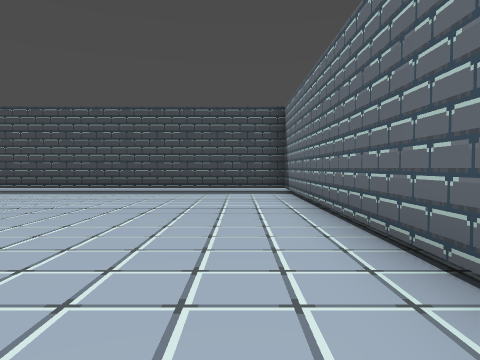
view 1 (above)

24 first-person views from a walk through a level from a Godot 3-D game. The camera is 1.3 m above the floor, tilts 2° down and sees 70° across. The floor is counted in squares, 2 m on a side. Each view is taken from the middle of a square. On the plan, view 1 faces up. The plan holds only what a view shows up to about 10 squares ahead; the rest is blank. The place goes on beyond the plan.

view 2
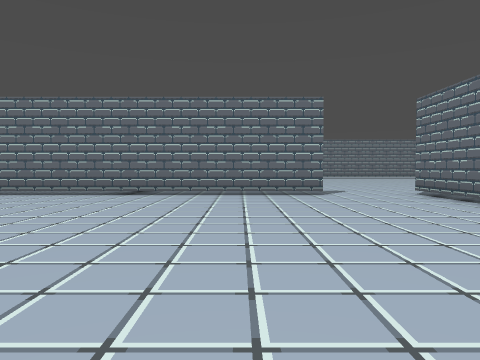

view 3
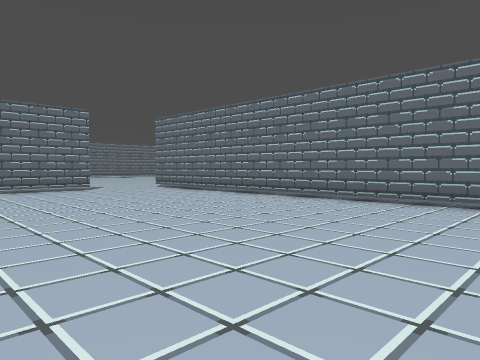

view 4
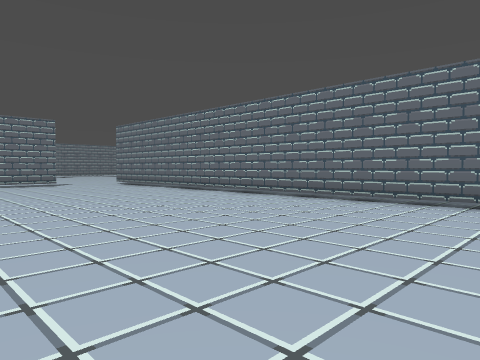

view 5
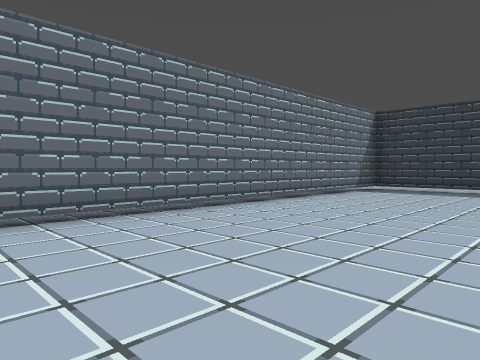

view 6
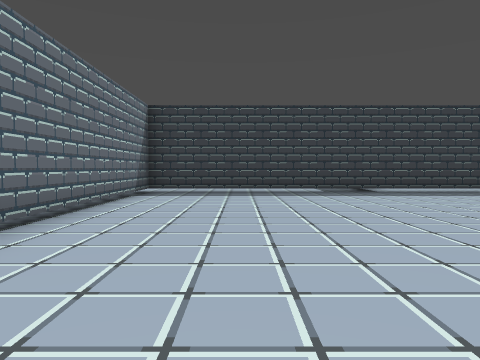

view 7
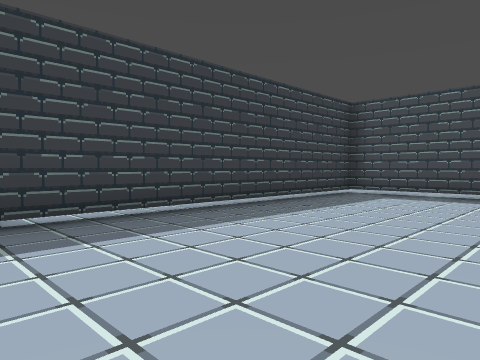

view 8
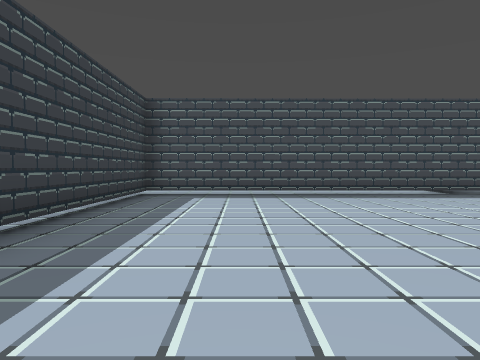

view 9
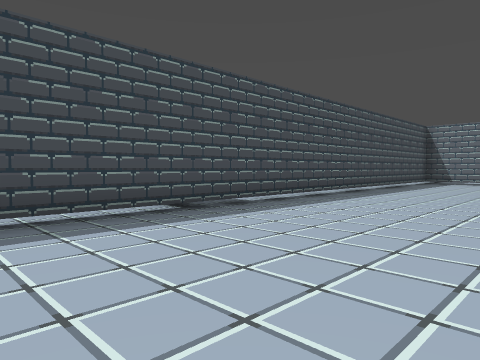

view 10
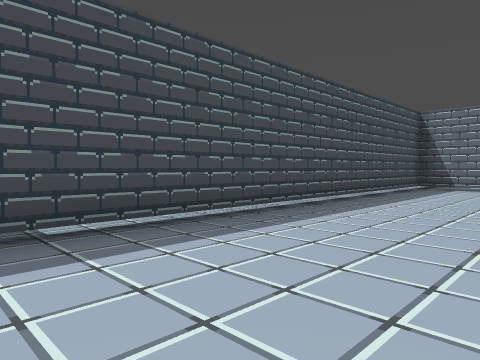

view 11
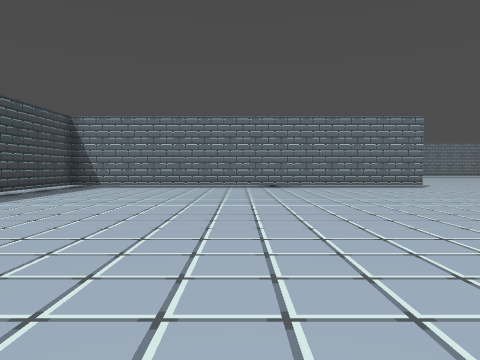

view 12
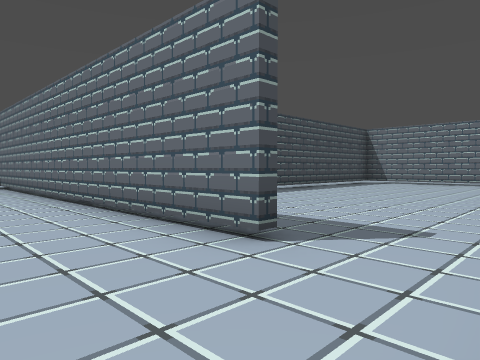

view 13
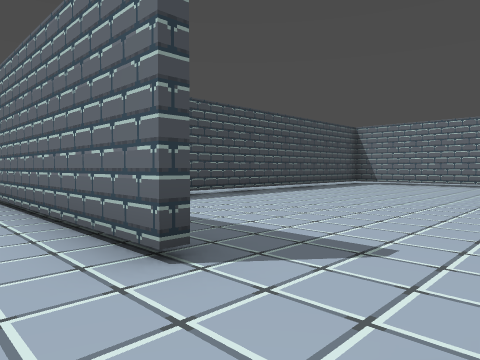

view 14
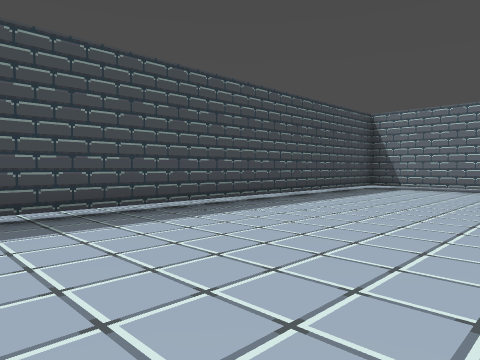

view 15
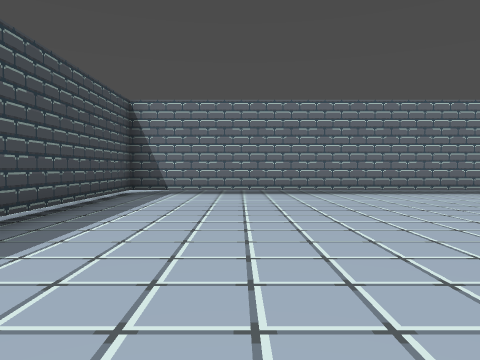

view 16
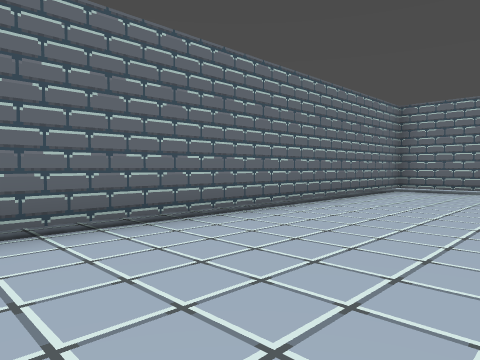

view 17
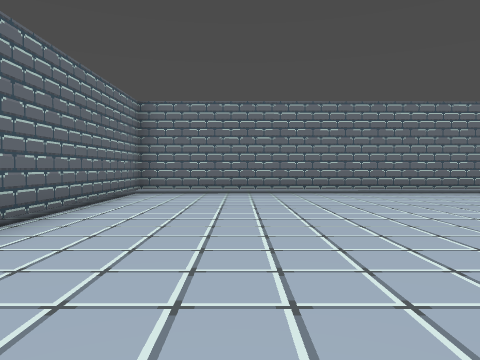

view 18
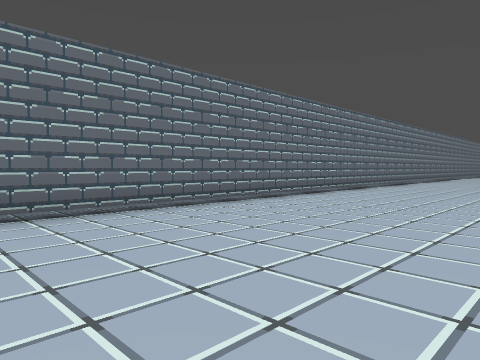

view 19
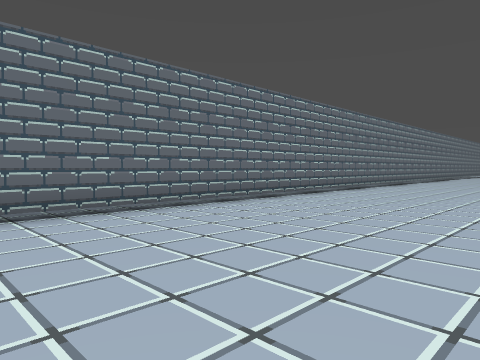

view 20
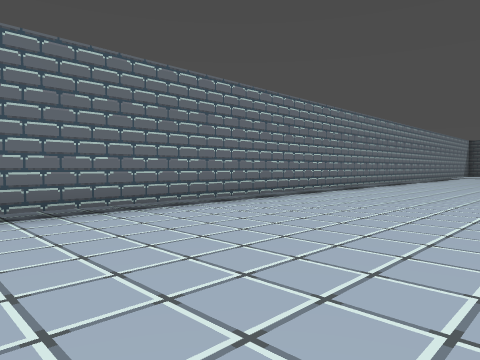

view 21
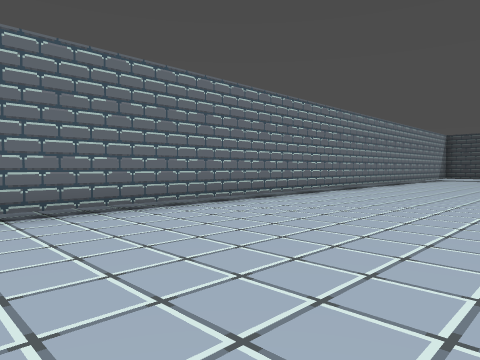

view 22
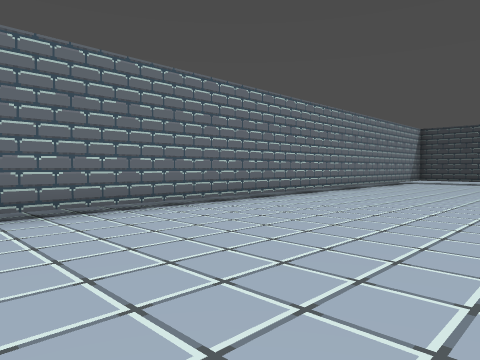

view 23
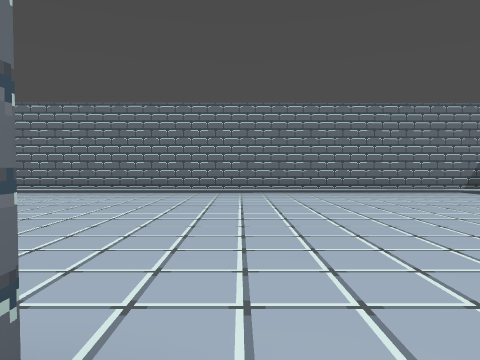

view 24
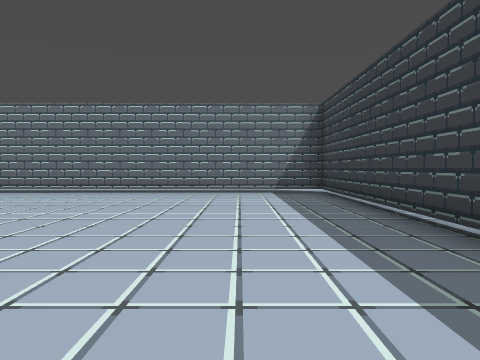

### Floor plan
Key: @ floor where view 1 was taken; # wall or solid block; . floor; T thing the floor can be seen under or through.
Columns run from 27 left of view 1 to 14 right of it. Each row starts with its distance up from view 1.
 11          ........
 10         .........T......T####
  9         .TTTTTTTT TTTTTT ...##
  8         .T...................#
  7         .T...................#
  6         .T...................#
  5         .T....... ...........#
  4         .T....   ............#
  3         .T....    ..........## ###########
  2         .T.... .............T............#
  1          T..................T............#
  0         .T.................@T............#
 -1         .T..................T............#
 -2         .T...............................#
 -3         .T...............................#
 -4    .    .#.....................      ....#
 -5   ...  ..####################..      ....#
 -6  ..........      ..                 .....#
 -7 #..........                         .....#
 -8 #...........  ........ .... .............#
 -9 #........................................#
-10 #........................................#
-11 #........................................#
-12 #........................................#
-13 ##########################################

Where each view was taken, in squares from view 1:
view 1: 0 up, 0 right, facing up
view 2: 0 up, 7 left, facing right
view 3: 2 up, 9 left, facing down-right
view 4: 2 up, 12 left, facing down-right
view 5: 0 up, 8 left, facing down-left
view 6: 2 down, 9 left, facing left
view 7: 1 up, 14 left, facing up-left
view 8: 1 up, 16 left, facing up
view 9: 5 up, 14 left, facing up-right
view 10: 6 up, 10 left, facing up-right
view 11: 4 up, 10 left, facing right
view 12: 4 down, 1 left, facing up-right
view 13: 4 down, 0 right, facing up-right
view 14: 2 down, 3 right, facing up-right
view 15: 0 up, 5 right, facing right
view 16: 3 down, 10 right, facing down-right
view 17: 4 down, 11 right, facing down
view 18: 8 down, 8 right, facing down-left
view 19: 8 down, 4 right, facing down-left
view 20: 8 down, 1 left, facing down-left
view 21: 8 down, 6 left, facing down-left
view 22: 8 down, 10 left, facing down-left
view 23: 4 down, 19 left, facing down
view 24: 4 down, 24 left, facing down
